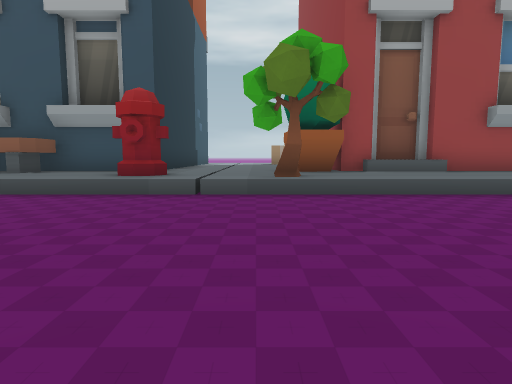
view 1 (above)

24 first-person views from a walk through a Godot game level. The camera is 1.2 m above the floor, tilts 6° down and sees 75° across. The floor is counted in squares, 2 m on a side. Each view is taken from the middle of a square. On the plan, view 1 faces up. The plan holds only what a view shows up to about 10 squares ahead; the rest is blank. The place goes on beyond the plan. Some surface patterns are stand-ins.

view 2
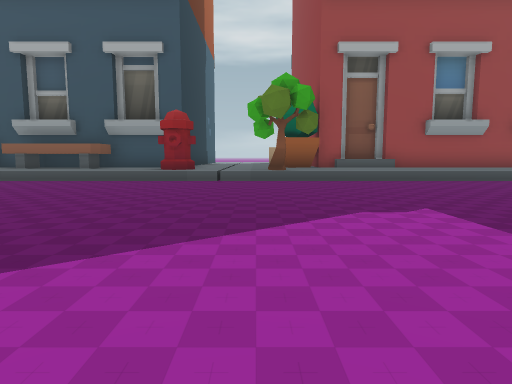

view 3
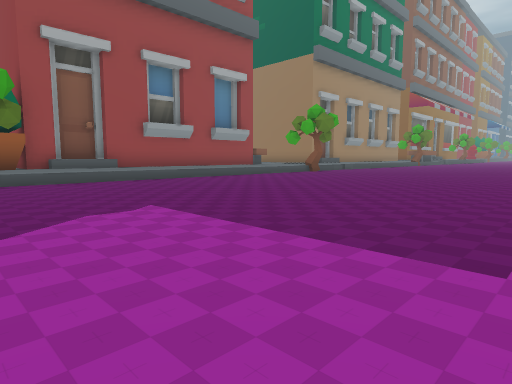

view 4
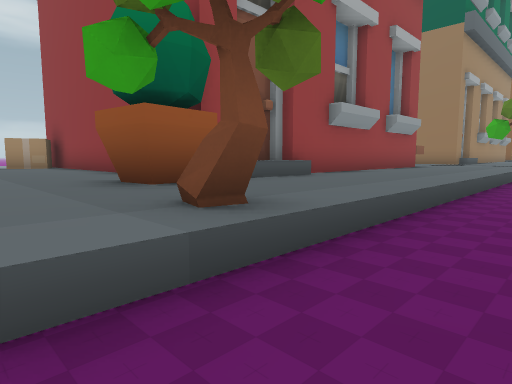

view 5
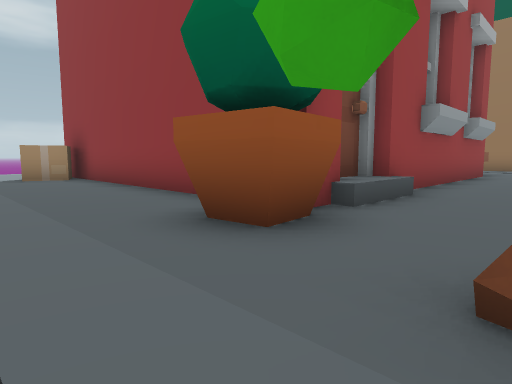

view 6
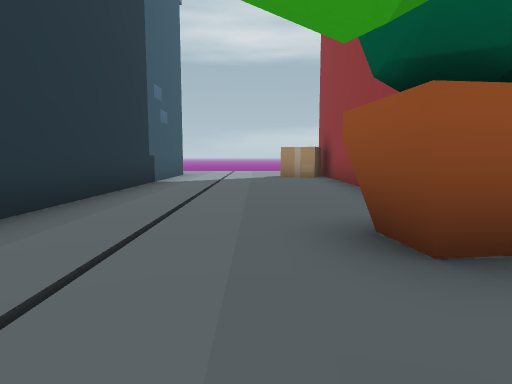

view 7
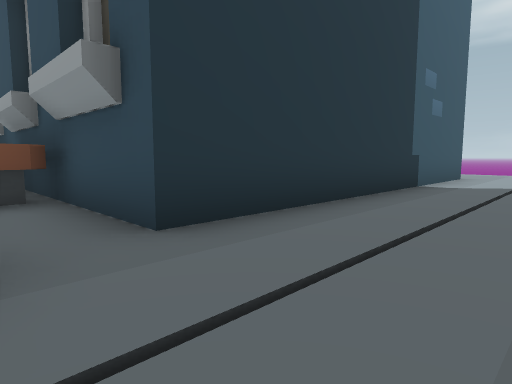

view 8
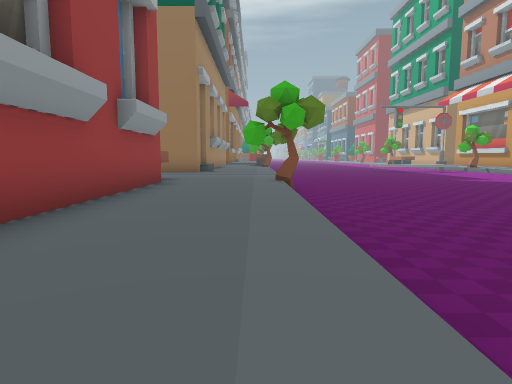

view 9
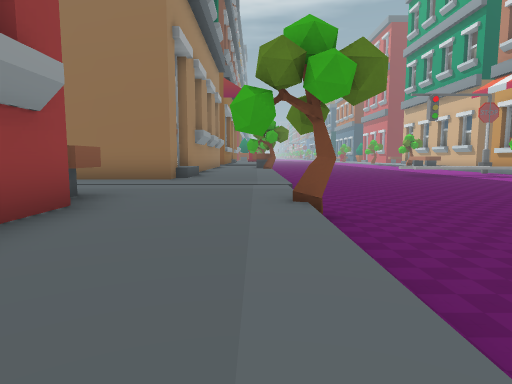

view 10
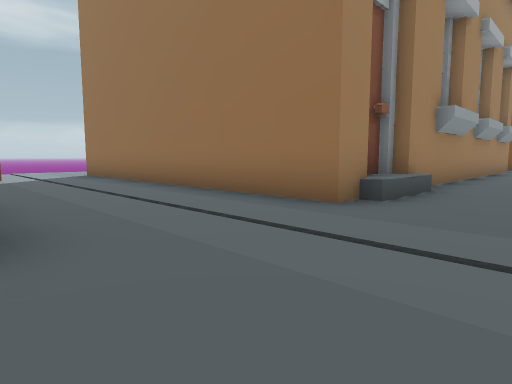

view 11
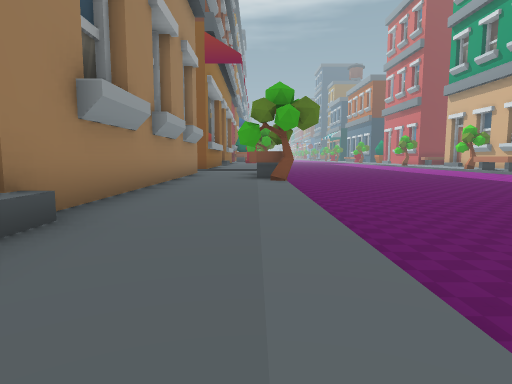

view 12
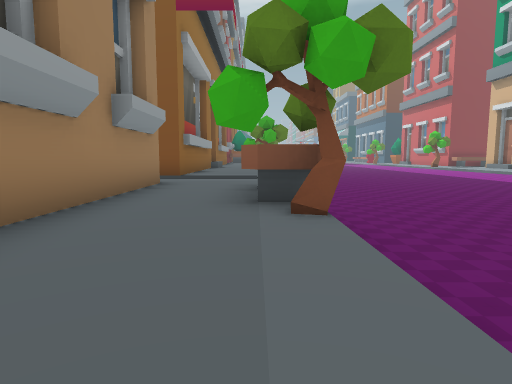

view 13
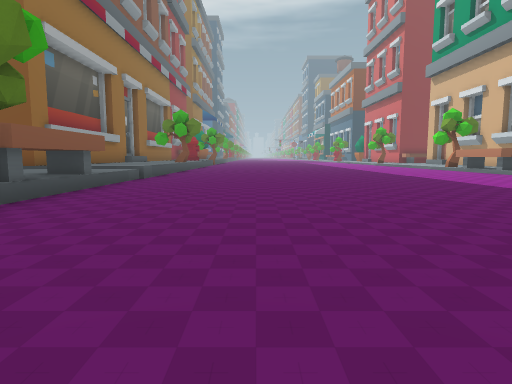

view 14
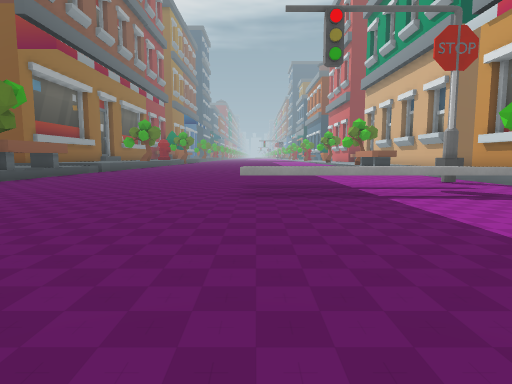

view 15
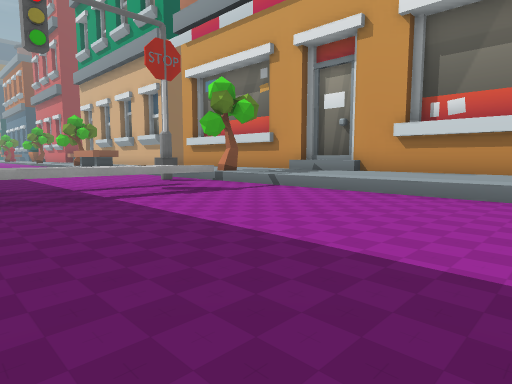

view 16
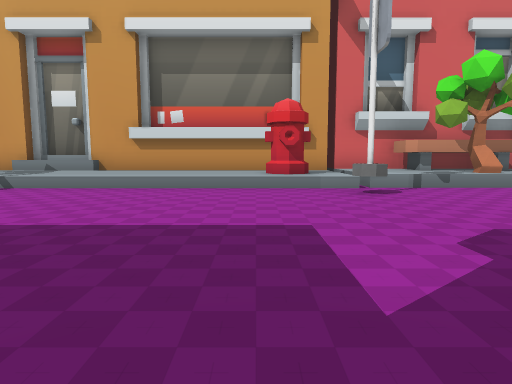

view 17
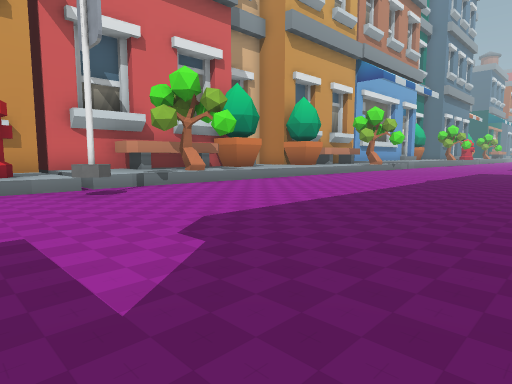

view 18
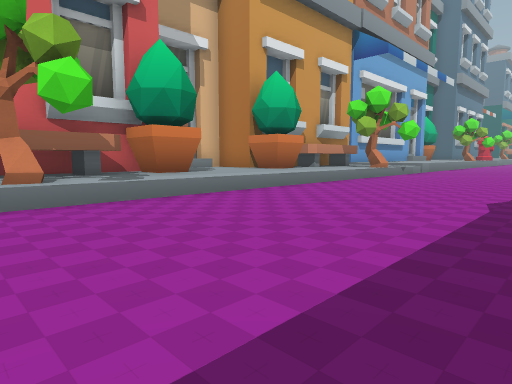

view 19
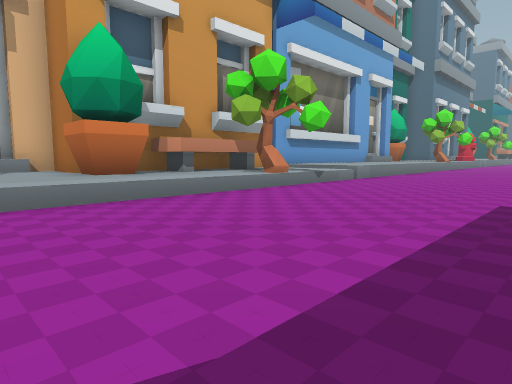

view 20
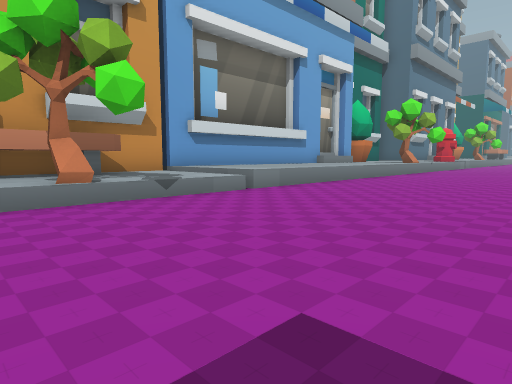

view 21
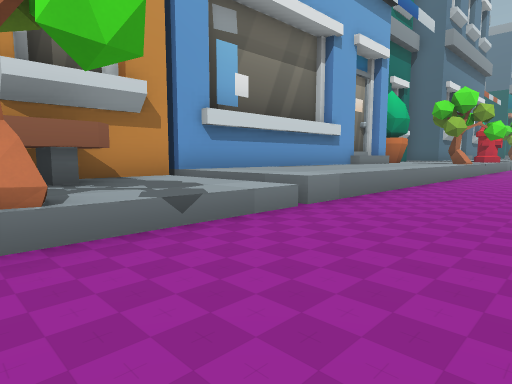

view 22
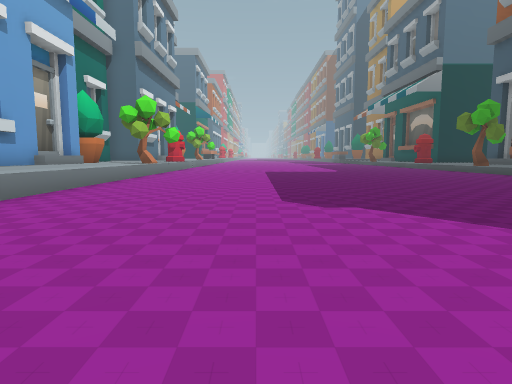

view 23
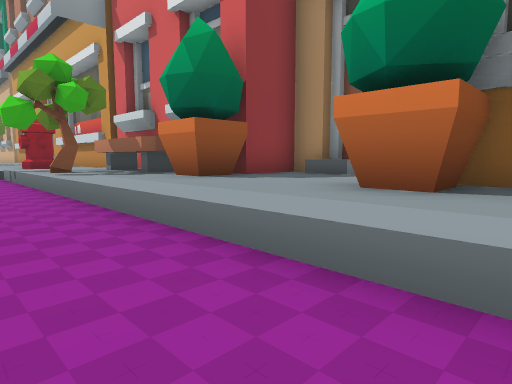

view 24
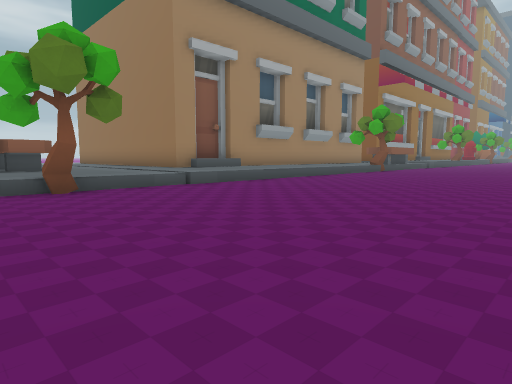

### Floor plan
Key: @ floor where view 1 was taken; # wall or solid block; x gap in a wall; . main floor; : floor 0.5 m higher than the main floor; + floor 0.75 m higher than the main floor; / step, stairs or slope; = window, fence, low wall or low ledge; ^ raised ledge; T tree.
Columns run from 8 left of view 1 to 30 right of it. Each row starts with its distance up from view 1.
 17      #:/ :#           /:#
 16      #:/:##          :/:#
 15      #:/::#          :/:#
 14      #:/::#          :/:#
 13      #:/::#          :/:#
 12      #:/::#          :/:#
 11      #:/::#         ^:/:#
 10      #:/::#         ^:/:#
  9     ##:/:###^=#####x^:/:#^^#########  #
  8  ^^^:::/:##^^:::::::::/::^^::::::::::/#
  7  ^^^::#/::::::::::::::/::::::::::::::/+
  6  ::::://:T::::::::::::/:::::::::^^^^:/+
  5   ..................T.//////////T###///
  4 .......................................
  3 .......................................
  2 .......................................
  1 .......................................
  0 ........@..............................
 -1 .............................^.........
 -2 .............................^.^.......
 -3 .............................^.^.......
 -4 .............................^.^.......
 -5 ...............................##..  ..
 -6 ......................#............
 -7 ^^^^^^^:::T::::::::T:://:::::::T
 -8  ######::^^^##::::^^^:/#:::::::
 -9      ##::^ ^##::#:^ ^:/::::::^^
-10       #######:::############=#^=

Positions as (right, up) in squares from view 1, and headings:
1: (0, 0), facing up
2: (0, -3), facing up
3: (0, -3), facing up-right
4: (-1, 4), facing up-right
5: (-1, 6), facing up-right
6: (0, 6), facing up
7: (0, 7), facing up-left
8: (3, 6), facing right
9: (7, 6), facing right
10: (12, 6), facing up-right
11: (15, 6), facing right
12: (20, 6), facing right
13: (20, 2), facing right
14: (16, -1), facing right
15: (16, -1), facing down-right
16: (16, 0), facing down
17: (16, 0), facing down-left
18: (12, -2), facing down-left
19: (7, -2), facing down-left
20: (3, -2), facing down-left
21: (2, -4), facing down-left
22: (2, -3), facing left
23: (3, -5), facing down-right
24: (10, -1), facing up-right
